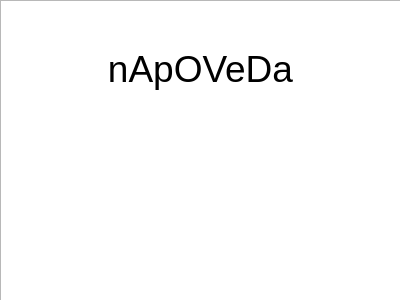
<?xml version="1.0" encoding="UTF-8"?>
<ui version="4.0">
 <class>HelpDialog</class>
 <widget class="QDialog" name="HelpDialog">
  <property name="geometry">
   <rect>
    <x>0</x>
    <y>0</y>
    <width>400</width>
    <height>300</height>
   </rect>
  </property>
  <property name="windowTitle">
   <string>Dialog</string>
  </property>
  <widget class="QTextBrowser" name="textBrowser">
   <property name="geometry">
    <rect>
     <x>0</x>
     <y>0</y>
     <width>401</width>
     <height>301</height>
    </rect>
   </property>
   <property name="styleSheet">
    <string notr="true">font: 700 italic 28pt &quot;Comic Sans MS&quot;;</string>
   </property>
   <property name="html">
    <string>&lt;!DOCTYPE HTML PUBLIC &quot;-//W3C//DTD HTML 4.0//EN&quot; &quot;http://www.w3.org/TR/REC-html40/strict.dtd&quot;&gt;
&lt;html&gt;&lt;head&gt;&lt;meta name=&quot;qrichtext&quot; content=&quot;1&quot; /&gt;&lt;meta charset=&quot;utf-8&quot; /&gt;&lt;style type=&quot;text/css&quot;&gt;
p, li { white-space: pre-wrap; }
&lt;/style&gt;&lt;/head&gt;&lt;body style=&quot; font-family:'Comic Sans MS'; font-size:28pt; font-weight:700; font-style:italic;&quot;&gt;
&lt;p align=&quot;center&quot; style=&quot;-qt-paragraph-type:empty; margin-top:0px; margin-bottom:0px; margin-left:0px; margin-right:0px; -qt-block-indent:0; text-indent:0px;&quot;&gt;&lt;br /&gt;&lt;/p&gt;
&lt;p align=&quot;center&quot; style=&quot; margin-top:0px; margin-bottom:0px; margin-left:0px; margin-right:0px; -qt-block-indent:0; text-indent:0px;&quot;&gt;&lt;span style=&quot; font-weight:400; font-style:normal;&quot;&gt;nApOVeDa&lt;/span&gt;&lt;/p&gt;&lt;/body&gt;&lt;/html&gt;</string>
   </property>
  </widget>
 </widget>
 <resources/>
 <connections/>
</ui>
